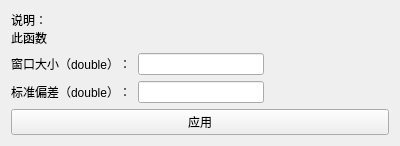
<?xml version="1.0" encoding="UTF-8"?>
<ui version="4.0">
 <class>QBilateralFilter</class>
 <widget class="QSubDialogBase" name="QBilateralFilter">
  <property name="geometry">
   <rect>
    <x>0</x>
    <y>0</y>
    <width>400</width>
    <height>120</height>
   </rect>
  </property>
  <property name="windowTitle">
   <string>双边过滤</string>
  </property>
  <layout class="QGridLayout" name="gridLayout">
   <item row="1" column="0">
    <layout class="QGridLayout" name="gridLayout_3">
     <item row="1" column="1">
      <widget class="QLineEdit" name="max_lineEdit"/>
     </item>
     <item row="0" column="0">
      <widget class="QLabel" name="label_4">
       <property name="text">
        <string>窗口大小（double）：</string>
       </property>
      </widget>
     </item>
     <item row="0" column="1">
      <widget class="QLineEdit" name="min_lineEdit"/>
     </item>
     <item row="0" column="2">
      <spacer name="horizontalSpacer_4">
       <property name="orientation">
        <enum>Qt::Horizontal</enum>
       </property>
       <property name="sizeHint" stdset="0">
        <size>
         <width>40</width>
         <height>20</height>
        </size>
       </property>
      </spacer>
     </item>
     <item row="1" column="0">
      <widget class="QLabel" name="label_3">
       <property name="text">
        <string>标准偏差（double）：</string>
       </property>
      </widget>
     </item>
     <item row="1" column="2">
      <spacer name="horizontalSpacer_5">
       <property name="orientation">
        <enum>Qt::Horizontal</enum>
       </property>
       <property name="sizeHint" stdset="0">
        <size>
         <width>40</width>
         <height>20</height>
        </size>
       </property>
      </spacer>
     </item>
    </layout>
   </item>
   <item row="2" column="0">
    <widget class="QPushButton" name="pushButton">
     <property name="text">
      <string>应用</string>
     </property>
    </widget>
   </item>
   <item row="0" column="0">
    <widget class="QLabel" name="label">
     <property name="text">
      <string>说明：
此函数</string>
     </property>
    </widget>
   </item>
  </layout>
 </widget>
 <layoutdefault spacing="6" margin="11"/>
 <customwidgets>
  <customwidget>
   <class>QSubDialogBase</class>
   <extends>QWidget</extends>
   <header>qsubdialogbase.h</header>
   <container>1</container>
  </customwidget>
 </customwidgets>
 <resources/>
 <connections>
  <connection>
   <sender>pushButton</sender>
   <signal>clicked()</signal>
   <receiver>QBilateralFilter</receiver>
   <slot>OnApply()</slot>
   <hints>
    <hint type="sourcelabel">
     <x>173</x>
     <y>102</y>
    </hint>
    <hint type="destinationlabel">
     <x>528</x>
     <y>57</y>
    </hint>
   </hints>
  </connection>
 </connections>
 <slots>
  <slot>OnApply()</slot>
 </slots>
</ui>
